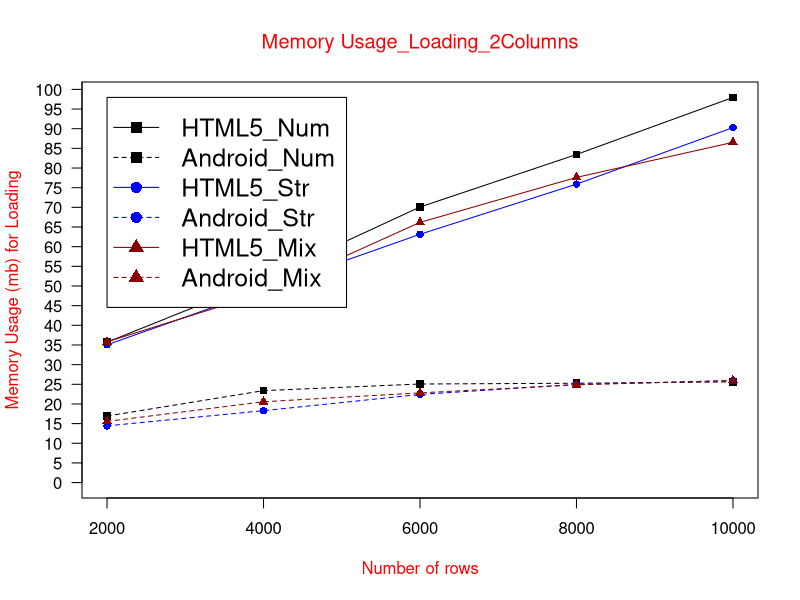

Reproduce this figure in R.
data <- read.table("MUloading2col.txt", header = TRUE)

max_y <- max(data)
plot_colors <- c("black", "blue", "red4")
png(filename="MUloading2col.png", height = 1000, width = 1450, bg = "white")
plot(data$HTML5_Num, type = "o", col = plot_colors[1], pch=15,  ylim=c(0,max_y), axes=FALSE, ann=FALSE)
axis(1, at=1:5, lab=c("2000", "4000", "6000", "8000", "10000"))
axis(2, las=1, at=5*0:max_y, cex.axis = 1)

box()
lines(data$Android_Num, type="o", pch=15, lty=2, col=plot_colors[1])
lines(data$HTML5_Str, type="o", pch=16, lty=1,  col=plot_colors[2])
lines(data$Android_Str, type="o", pch=16, lty=2,  col=plot_colors[2])   
lines(data$HTML5_Mix, type="o", pch=17, lty=1, col=plot_colors[3])
lines(data$Android_Mix, type="o", pch=17, lty=2,   col=plot_colors[3])

title(main="Memory Usage_Loading_2Columns", col.main="red", font.main=6)
title(xlab= "Number of rows", col.lab="red")
title(ylab= "Memory Usage (mb) for Loading", col.lab="red")
legend(1, max_y, names(data), cex=1.5, col=c("black", "black","blue", "blue","red4","red4"), pch=c(15,15,16,16,17,17), lty=c(1,2,1,2,1,2));

dev.off()
